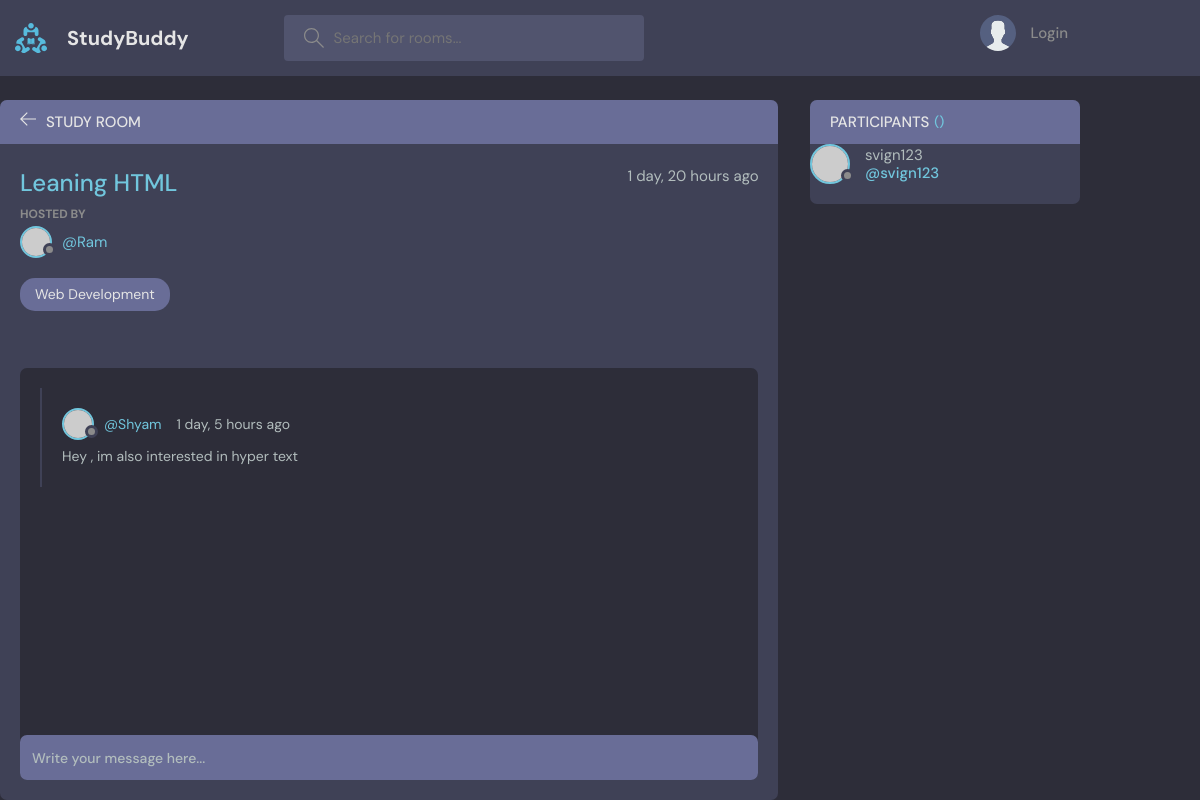
Page /room/3 on the committed database.
### base/models.py (models this page shows, shortened)
class Room(models.Model):
    host = models.ForeignKey(User,on_delete=models.SET_NULL,null=True)
    topic =models.ForeignKey(Topic,on_delete=models.SET_NULL,null=True)
    name = models.CharField(max_length=200)
    description = models.TextField(null=True,blank=True)
    participants = models.ManyToManyField(User,related_name='participants',blank=True)
    updated = models.DateTimeField(auto_now=True)
    created = models.DateTimeField(auto_now_add=True)
    class Meta:
        ordering = ['-updated','-created']

class Topic(models.Model):
    name = models.CharField(max_length=200)
    def __str__(self):
        return self.name

class Message(models.Model):
    user = models.ForeignKey(User,on_delete=models.CASCADE)
    room = models.ForeignKey(Room,on_delete=models.CASCADE)
    body = models.TextField()
    updated = models.DateTimeField(auto_now=True)
    created = models.DateTimeField(auto_now_add=True)
    class Meta:
        ordering = ['-updated','-created']

### base/views.py (the view, shortened to what this page needs)
# urls.py: path('room/<str:pk>',views.room,name="room"),
def room(request,pk):
    room = Room.objects.get(id=pk)
    room_messages = room.message_set.all().order_by('-created')
    participants = room.participants.all()
    context = {'room' : room,'room_messages': room_messages,'participants':participants}
    return render(request,'base/room.html',context)

### base/templates/base/room.html (shortened to what this page needs)
{% extends 'main.html' %}
{% block content %}
    <main class="profile-page layout layout--2">
      <div class="container">
        <div class="room">
          <div class="room__top">
            <div class="room__topLeft">
              <a href="{% url 'home' %}">
                <svg version="1.1" xmlns="http://www.w3.org/2000/svg" width="32" height="32" viewBox="0 0 32 32">
                  <title>arrow-left</title>
                  <path
                    d="M13.723 2.286l-13.723 13.714 13.719 13.714 1.616-1.611-10.96-10.96h27.625v-2.286h-27.625l10.965-10.965-1.616-1.607z"
                  ></path>
                </svg>
              </a>
              <h3>Study Room</h3>
            </div>
          </div>
          <div class="room__box scroll">
            <div class="room__header scroll">
              <div class="room__info">
                <h3>{{room.name}}</h3>
                <span>{{room.created|timesince}} ago</span>
              </div>
              <div class="room__hosted">
                <p>Hosted By</p>
                <a href="{% url 'user-profile' room.host.id %}" class="room__author">
                  <div class="avatar avatar--small">
                    <img src="https://randomuser.me/api/portraits/men/37.jpg" />
                  </div>
                  <span>@{{room.host.username}}</span>
                </a>
              </div>
              <span class="room__topics">{{room.topic}}</span>
            </div>
            <div class="room__conversation">
              <div class="threads scroll">
                {% for message in room_messages %}
                <div class="thread">
                  <div class="thread__top">
                    <div class="thread__author">
                      <a href="{% url 'user-profile' message.user.id %}" class="thread__authorInfo">
                        <div class="avatar avatar--small">
                          <img src="https://randomuser.me/api/portraits/men/37.jpg" />
                        </div>
                        <span>@{{message.user.username}}</span>
                      </a>
                      <span class="thread__date">{{message.created|timesince}} ago</span>
                    </div>
                  </div>
                  <div class="thread__details">
                    {{message.body}}
                  </div>
                </div>
                {% endfor %}
              </div>
            </div>
          </div>
          <div class="room__message">
            <form action="" method="POST">
              <input name="body" placeholder="Write your message here..." /></form>
          </div>
        </div>
        <div class="participants">
          <h3 class="participants__top">Participants <span>({{participant.count}})</span></h3>
          {% for user in participants %}
            <a href="{% url 'user-profile' user.id %}" class="participant">
              <div class="avatar avatar--medium">
                <img src="https://randomuser.me/api/portraits/men/37.jpg" />
              </div>
              <p>
                {{user.username}}
                <span>@{{user.username}}</span>
              </p>
            </a>
            {% endfor %}
          </div>
        </div>
    </main>
{% endblock %}

### rows in the picture
Room: name "Leaning HTML", created "1 day, 20 hours", host.username "Ram", topic "Web Development"
Message: user.username "Shyam", created "1 day, 5 hours", body "Hey , im also interested in hyper text"

### other values in the picture
{{ user.username }} "svign123"
